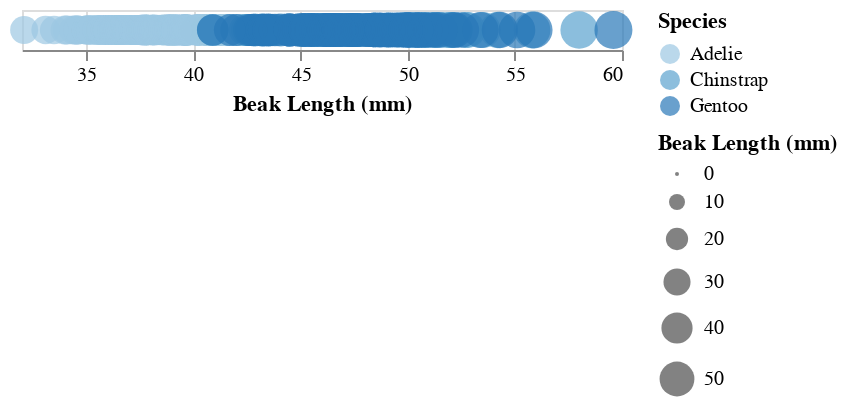

The cell this chart's notebook holds for it:
### Markdown cell above
### Saturation

Measures the intensity / purity of a color. How much does a color differ from grey?

### Code cell
alt.Chart(penguins).mark_circle().encode(
    x = alt.X('Beak Length (mm):Q', scale = alt.Scale(zero=False)),
    size = 'Beak Length (mm):Q',
    color = 'Species:O'
)

### Figure 1 — Vega-Lite specification as saved in the notebook (floating-point values rounded to 4 significant figures; data arrays with more than 128 entries replaced by an {"elided": "..."} marker saying what was removed)
{"config": {"view": {"continuousWidth": 300, "continuousHeight": 300}}, "data": {"name": "data-76c48766c479dfe0c7c40ab1eae44ed8"}, "mark": {"type": "circle"}, "encoding": {"color": {"field": "Species", "type": "ordinal"}, "size": {"field": "Beak Length (mm)", "type": "quantitative"}, "x": {"field": "Beak Length (mm)", "scale": {"zero": false}, "type": "quantitative"}}, "$schema": "https://vega.github.io/schema/vega-lite/v6.1.0.json", "datasets": {"data-76c48766c479dfe0c7c40ab1eae44ed8": {"elided": "344 records"}}}
